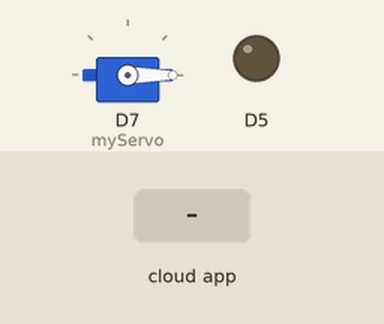
The sketch below on a simulated ESP8266 (NodeMCU). On the bench: servo, output pins drawn as LEDs (lit = HIGH). The inputs (shaded band) are chosen by the test bench.

Above: at 1.2 s.
1.3 s: the phone or cloud app sets myled to 1
At 1.7 s:
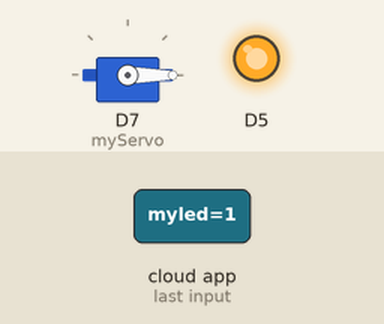
2.8 s: the phone or cloud app sets myServo to 1
At 4.0 s:
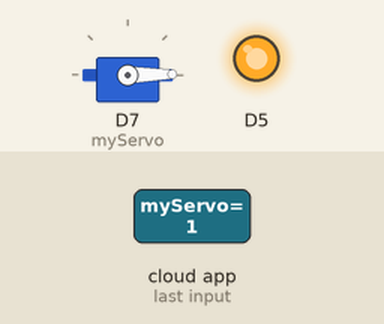
4.3 s: the phone or cloud app sets myled to 0
At 5.2 s:
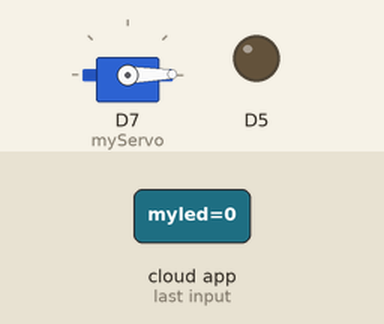
Timing chart, 0 to 7.3 s (numbered marks = the images above; inputs shaded):
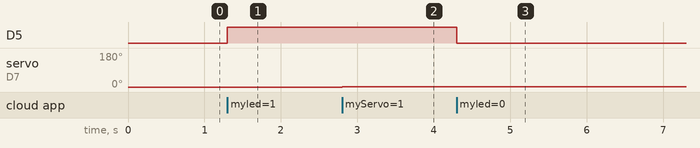

The sketch:

b_Thinger_Servo.ino
```cpp
#include <ESP8266WiFi.h>
#include <ThingerESP8266.h>
#include <Servo.h>

#define USERNAME "Lintang_Wisesa"
#define DEVICE_ID "lintangesp8266"
#define DEVICE_CRED "lintang13579"
#define WIFI "Purwadhika3"
#define PASS "Purwadhika3"

ThingerESP8266 thing(USERNAME, DEVICE_ID, DEVICE_CRED);
Servo myServo;

void setup(){
  pinMode(D5, OUTPUT);
  myServo.attach(D7);
  myServo.write(0);
  thing.add_wifi(WIFI, PASS);
  thing["myled"] << digitalPin(D5);
  thing["mypot"] >> outputValue(analogRead(A0));
  thing["myServo"] << [](pson& in){
    if(in.is_empty()){
      in = 0;
    } else {
      myServo.write((int)in);
    }
  };
}

void loop(){
    thing.handle();
}
```

Measured:
- after the input at 1.3 s, D5: LOW → HIGH at once
- after the input at 2.8 s, servo on D7 (myServo): 0° → 1° at once
- after the input at 4.3 s, D5: HIGH → LOW at once
